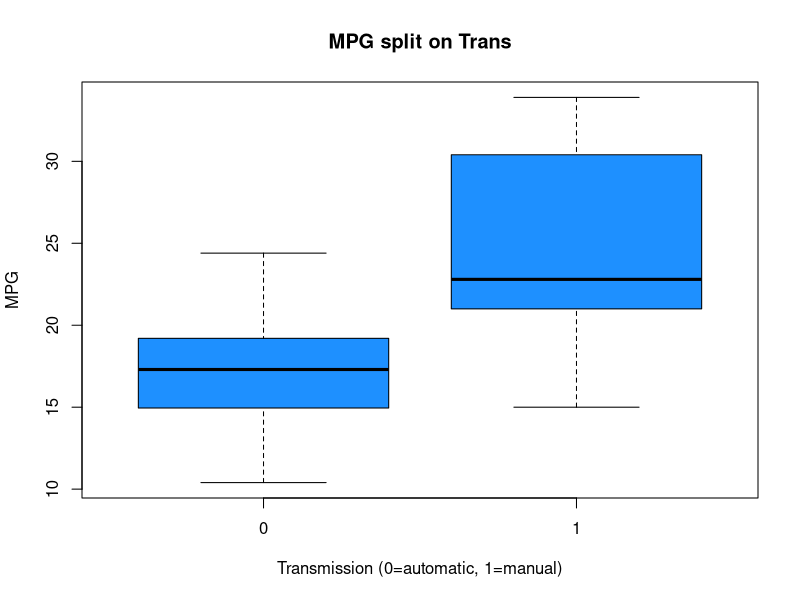
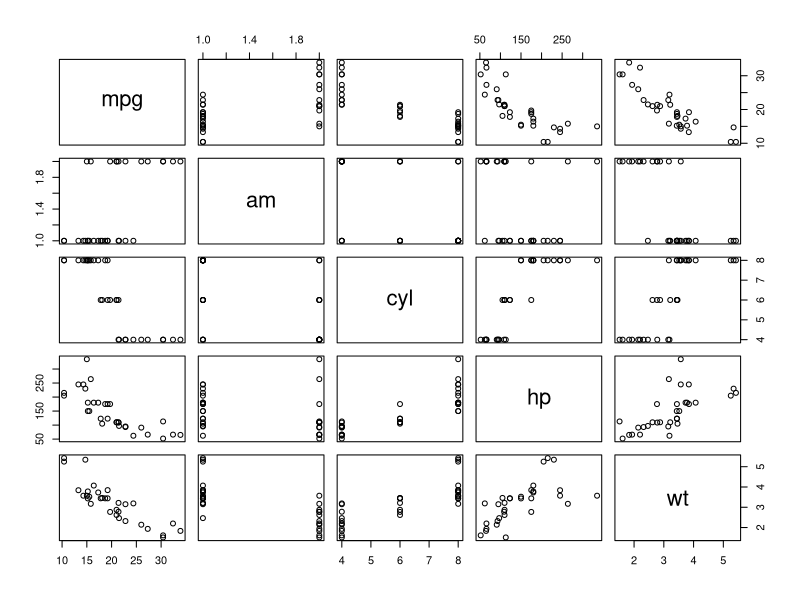

Write the R code that produced these figures, in order.
## ---- chunk 1
data(mtcars)
## ---- chunk 2
t.results <- t.test(mtcars$mpg[mtcars$am==0],mtcars$mpg[mtcars$am==1])
t.results$statistic
t.results$p.value
## ---- chunk 3
mtcars$am <- as.factor(mtcars$am)
lm(mpg~am,data=mtcars)
confint(lm(mpg~am,data=mtcars))
## ---- chunk 4
names(mtcars)
## ---- chunk 5
car <- mtcars[,c('mpg','am','cyl','hp','wt')]
## ---- chunk 6
lm(mpg~.,data=car)
confint(lm(mpg~.,data=car))
## ---- chunk 7
t.results
## ---- chunk 8
require(plyr)
ddply(mtcars,'am',function(x){summary(x$mpg)})
boxplot(mpg~am,data=mtcars,xlab='Transmission (0=automatic, 1=manual)',ylab='MPG',main='MPG split on Trans',col='dodgerblue')
## ---- chunk 9
pairs(car)
